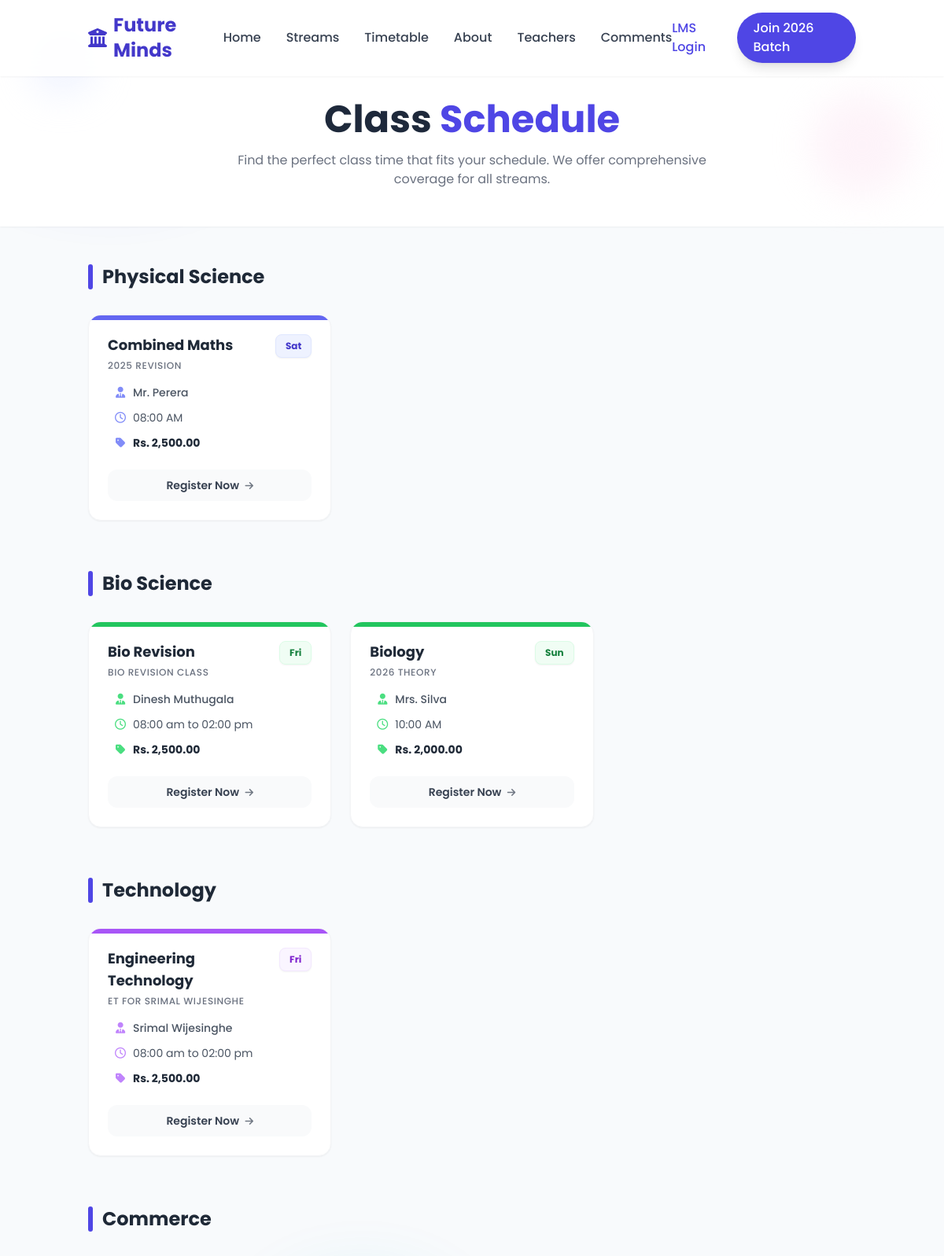
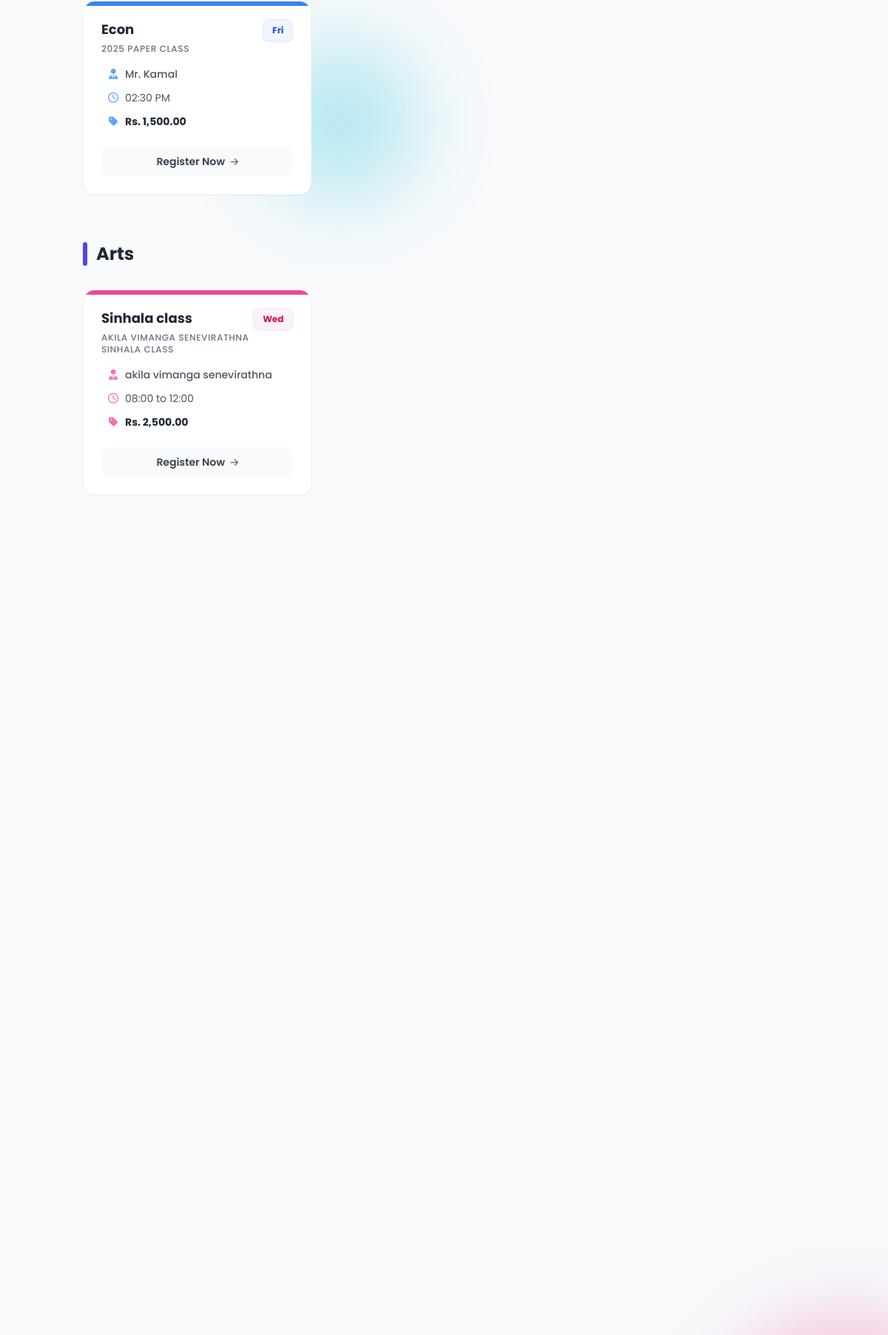
Screenshot of /pages/timetable.php (upper part) with the database file from the repository (2 pictures, top to bottom).
### tables this page shows
CREATE TABLE `classes` (
  `class_id` int(11) NOT NULL,
  `class_name` varchar(100) NOT NULL,
  `stream` varchar(50) NOT NULL,
  `subject` varchar(50) NOT NULL,
  `teacher_name` varchar(100) DEFAULT NULL,
  `fee` decimal(10,2) NOT NULL,
  `day` varchar(20) DEFAULT NULL,
  `time` varchar(20) DEFAULT NULL,
  `status` tinyint(4) DEFAULT 1
);

### pages/timetable.php (the view, shortened to what this page needs)
<?php
include('../includes/connection.php');
include('../includes/header.php');
?>
<div class="min-h-screen bg-slate-50 pb-20">
    <div class="relative pt-32 pb-12 px-6 bg-white shadow-sm mb-12">
        <div class="container mx-auto text-center">
            <h1 class="text-4xl md:text-5xl font-bold text-slate-800 mb-4 animate-fade-up">
                Class <span class="text-indigo-600">Schedule</span>
            </h1>
            <p class="max-w-2xl mx-auto text-gray-500 animate-fade-up">
                Find the perfect class time that fits your schedule. We offer comprehensive coverage for all streams.
            </p>
        </div>
        <div class="absolute top-10 left-10 w-20 h-20 bg-indigo-100 rounded-full blur-xl opacity-50"></div>
        <div class="absolute bottom-10 right-10 w-32 h-32 bg-pink-100 rounded-full blur-xl opacity-50"></div>
    </div>
    <div class="container mx-auto px-6">
        <?php
        $streams = ['Physical Science', 'Bio Science', 'Technology', 'Commerce', 'Arts'];
        foreach($streams as $stream) {
            $sql = "SELECT * FROM classes
                    WHERE stream = '$stream' AND status = 1
                    ORDER BY FIELD(day, 'Monday', 'Tuesday', 'Wednesday', 'Thursday', 'Friday', 'Saturday', 'Sunday'), time ASC";
            $result = $conn->query($sql);
            if($result->num_rows > 0) {
        ?>
            <div class="mb-16 animate-fade-up">
                <div class="flex items-center gap-3 mb-8">
                    <div class="h-8 w-1.5 bg-indigo-600 rounded-full"></div>
                    <h2 class="text-2xl font-bold text-gray-800"><?php echo $stream; ?></h2>
                </div>
                <div class="grid grid-cols-1 md:grid-cols-2 lg:grid-cols-3 xl:grid-cols-4 gap-6">
                    <?php while($row = $result->fetch_assoc()) {
                        $card_color = 'indigo';
                        if($stream == 'Bio Science') $card_color = 'green';
                        if($stream == 'Commerce') $card_color = 'blue';
                        if($stream == 'Arts') $card_color = 'pink';
                        if($stream == 'Technology') $card_color = 'purple';
                    ?>
                        <div class="group bg-white rounded-2xl p-6 shadow-sm border border-gray-100 hover:shadow-lg hover:-translate-y-1 transition-all duration-300 relative overflow-hidden">
                            <div class="absolute top-0 left-0 w-full h-1.5 bg-<?php echo $card_color; ?>-500"></div>
                            <div class="flex justify-between items-start mb-4">
                                <div>
                                    <h3 class="font-bold text-lg text-gray-800 group-hover:text-<?php echo $card_color; ?>-600 transition-colors">
                                        <?php echo htmlspecialchars($row['subject']); ?>
                                    </h3>
                                    <p class="text-xs text-gray-500 font-medium uppercase tracking-wider mt-1">
                                        <?php echo htmlspecialchars($row['class_name']); ?>
                                    </p>
                                </div>
                                <div class="bg-<?php echo $card_color; ?>-50 text-<?php echo $card_color; ?>-700 font-bold text-xs px-3 py-1.5 rounded-lg shadow-sm border border-<?php echo $card_color; ?>-100">
                                    <?php echo substr($row['day'], 0, 3); ?>
                                </div>
                            </div>
                            <div class="space-y-3 mb-6">
                                <div class="flex items-center text-sm text-gray-600">
                                    <div class="w-8 flex justify-center"><i class="fas fa-user-tie text-<?php echo $card_color; ?>-400"></i></div>
                                    <span class="font-medium"><?php echo htmlspecialchars($row['teacher_name']); ?></span>
                                </div>
                                <div class="flex items-center text-sm text-gray-600">
                                    <div class="w-8 flex justify-center"><i class="far fa-clock text-<?php echo $card_color; ?>-400"></i></div>
                                    <span><?php echo htmlspecialchars($row['time']); ?></span>
                                </div>
                                <div class="flex items-center text-sm text-gray-600">
                                    <div class="w-8 flex justify-center"><i class="fas fa-tag text-<?php echo $card_color; ?>-400"></i></div>
                                    <span class="font-bold text-gray-800">Rs. <?php echo number_format($row['fee'], 2); ?></span>
                                </div>
                            </div>
                            <a href="../log/registration.php" class="block w-full py-2.5 rounded-xl bg-gray-50 text-gray-700 font-semibold text-center text-sm hover:bg-<?php echo $card_color; ?>-600 hover:text-white transition-all duration-300">
                                Register Now <i class="fas fa-arrow-right ml-1 text-xs opacity-70"></i>
                            </a>
                        </div>
                    <?php } ?>
                </div>
            </div>
        <?php
            }
        }
        ?>
    </div>
</div>
<?php include('../includes/footer.php'); ?>

### css/header.css (style rules this page uses)
body { font-family: 'Poppins', sans-serif; overflow-x: hidden; }

### pages/timetable.php (style rules this page uses)
.animate-fade-up { animation: fadeUp 0.8s ease-out forwards; }

### rows the page displays
classes: subject "Combined Maths", class_name "2025 REVISION", day "Sat", teacher_name "Mr. Perera", time "08:00 AM", fee "2,500.00"
classes: subject "Bio Revision", class_name "BIO REVISION CLASS", day "Fri", teacher_name "Dinesh Muthugala", time "08:00 am to 02:00 pm", fee "2,500.00"
classes: subject "Biology", class_name "2026 THEORY", day "Sun", teacher_name "Mrs. Silva", time "10:00 AM", fee "2,000.00"
classes: subject "Engineering Technology", class_name "ET FOR SRIMAL WIJESINGHE", day "Fri", teacher_name "Srimal Wijesinghe", time "08:00 am to 02:00 pm", fee "2,500.00"
classes: subject "Econ", class_name "2025 PAPER CLASS", day "Fri", teacher_name "Mr. Kamal", time "02:30 PM", fee "1,500.00"
classes: subject "Sinhala class", class_name "AKILA VIMANGA SENEVIRATHNA SINHALA CLASS", day "Wed", teacher_name "akila vimanga senevirathna", time "08:00 to 12:00", fee "2,500.00"

### other values shown
$stream "Physical Science"
$stream "Bio Science"
$stream "Technology"
$stream "Commerce"
$stream "Arts"
